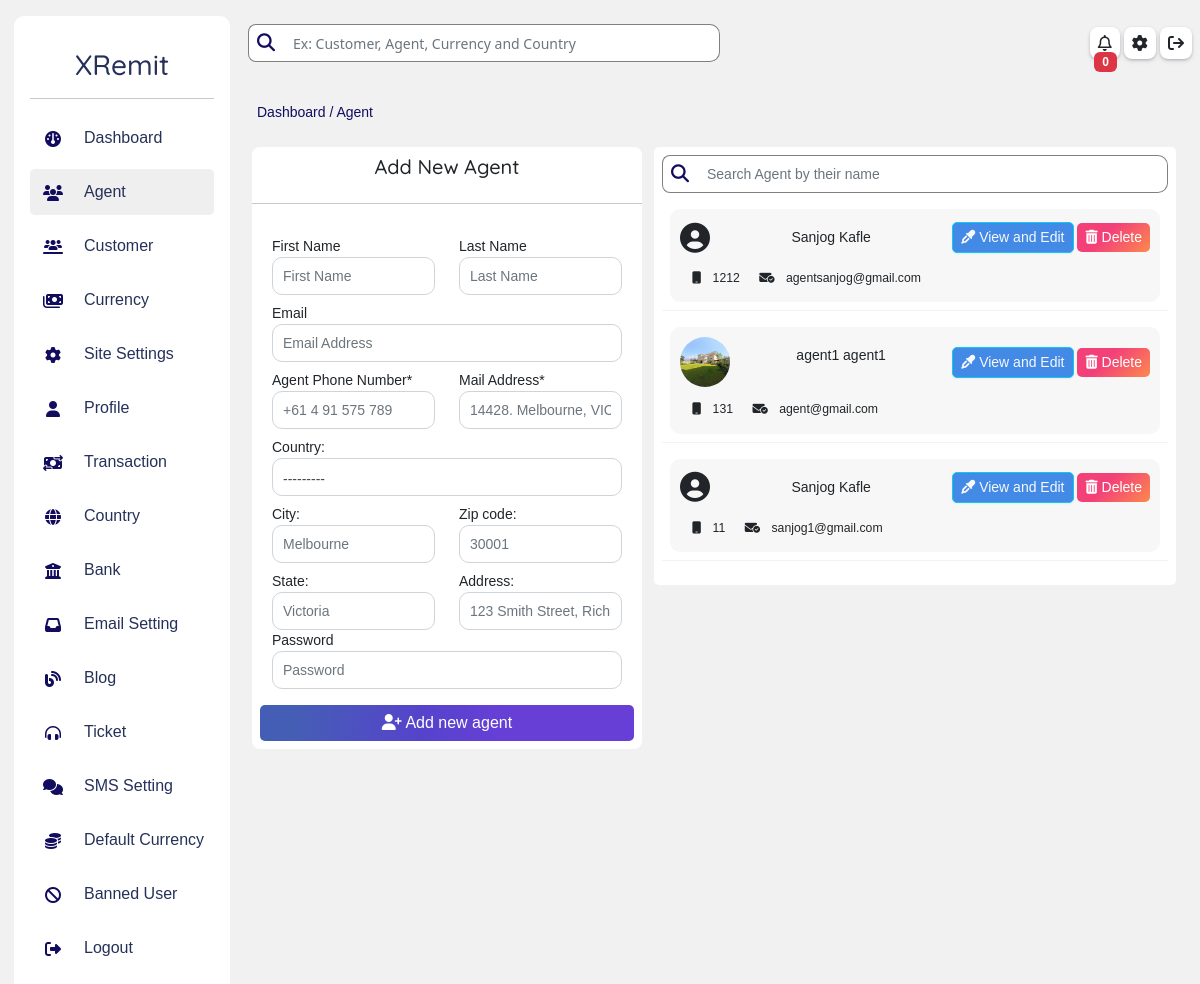
/owner/agent-data, run on the app's committed database.
### homepage/models.py (models this page shows, shortened)
class CustomUser(AbstractUser):
    user_type_data = (("owner", "owner"), ("agent", 'agent'), ("customer", 'customer'))
    user_type = models.CharField(default = "owner", choices = user_type_data, max_length = 20)
    email = models.EmailField(unique = True)

class Agent(models.Model):
    admin = models.OneToOneField(CustomUser, related_name ="agent", on_delete=models.CASCADE, null = True, blank = True)
    mail_address = models.CharField(max_length=100, null = True, blank = True)
    state = models.CharField(max_length=100, null = True, blank = True)
    zip_code = models.IntegerField(null = True, blank = True)
    city = models.CharField(max_length=100, null = True, blank = True)
    country = models.ForeignKey(Country, related_name='agent_country', on_delete=models.CASCADE, null = True, blank= True)
    address = models.CharField(max_length = 200, null = True, blank = True)
    created_at = models.DateTimeField(auto_now_add= True)
    profil_pic = models.ImageField(upload_to ="profile_pic/agent/", null = True, blank = True)
    number = models.BigIntegerField(null = True, blank = True)
    updated_at = models.DateTimeField(auto_now=True)
    added_by = models.ForeignKey(CustomUser, null=True, blank = True, related_name = 'agent_adder', on_delete = models.CASCADE)
    objects = models.Manager()

### owner/views.py (the view, shortened to what this page needs)
# urls.py: path('agent-data', views.AgentView, name = "agent"),
def AgentView(request):
    template_name = 'owner/agent.html'
    dist = {
            'agent_form':AgentForm(),
            'form_head': "Add new agent",
            'button':"Add new agent",
            'agent': CustomUser.objects.filter(user_type = "agent").order_by('-id')
        }
    noti = notification()
    dist.update(noti)
    return render(request, template_name,dist)

### homepage/forms.py
class AgentForm(forms.ModelForm):
    class Meta:
        model = Agent
        fields = ('__all__')
        widgets = {
            'number': forms.NumberInput(attrs={'class':'form-control', 'placeholder':'+61 4 91 575 789'}),
            'mail_address': forms.TextInput(attrs={'class':'form-control', 'placeholder':'14428. Melbourne, VIC 8001'}),
            'state': forms.TextInput(attrs={'class':'form-control', 'placeholder':'Victoria'}),
            'zip_code' : forms.NumberInput(attrs={'class':'form-control', 'placeholder':'30001'}),
            'city' : forms.TextInput(attrs={'class':'form-control', 'placeholder':'Melbourne'}),
            'country' : forms.Select(attrs={'class':'form-control', 'placeholder':'Australia'}),
            'address' : forms.TextInput(attrs={'class':'form-control', 'placeholder':'123 Smith Street, Richmond, Victoria'}),
            'profil_pic' : forms.FileInput(attrs={'class':'form-control', 'placeholder':'Profile Picture'}),
        }

### homepage/models.py (called while the page is built)
    def __str__(self):
        return self.name

### owner/views.py (called while the page is built)
def notification():
   noti = AdminNotification.objects.filter(seen= False)
   count = noti.count()
   li = {
       'noti':noti,
       'noti_count':count
   }
   return li

### template/owner/agent.html (shortened to what this page needs)
{% extends 'owner/dashboard.html' %}
{% load static %}
{% block inside %}
<div class="row p-0 m-0 mt-3">
    <div>
      <div class="topBox mt-3 p-2">
        <small>This is Agent details page where you can addd-update-delete Agent/small>
      </div>
    </div>
    <div class="mt-3 mb-3">
      <span class="breadcum">
        <a href="{%url 'owner:dashboard'%}">
            Dashboard
        </a>/
            Agent
      </span>
    </div>
    <div class="row p-0 m-0 mt-3">
        <div class="col-lg-5 col-12 m-0 p-0 mt-2">
            <div id="login-card" class="p-0 m-0">
                <h5 class="m-0 p-2 text-capitalize text-center">{{form_head}}</h5>
                <hr>
                <form class="p-2" action="" method="post">
                    <div class="row p-0 m-0">
                        <div class="col-6 mt-2">
                            <label for="first_name">First Name</label>
                            <input type="text" name="first_name" id="" required class="form-control" placeholder="First Name">
                        </div>
                        <div class="col-6 mt-2">
                            <label for="last_name">Last Name</label>
                            <input type="text" name="last_name" id="" required class="form-control" placeholder="Last Name">
                        </div>
                        <div class="col-12 mt-2">
                            <label for="email">Email</label>
                            <input type="email" name="email" id="" required class="form-control" placeholder="Email Address">
                        </div>
                        <div class="col-6 mt-2">
                            <label for="email">
                                Agent Phone Number*
                            </label>
                            {{agent_form.number}}
                        </div>
                        <div class="col-6 mt-2">
                            <label for="email">
                                Mail Address*
                            </label>
                            {{agent_form.mail_address}}
                        </div>
                        <div class="col-12 mt-2">
                            <label for="email">{{agent_form.country.label_tag}}</label>
                            {{agent_form.country}}
                        </div>
                        <div class="col-6 mt-2">
                            <label for="email">{{agent_form.city.label_tag}}</label>
                            {{agent_form.city}}
                        </div>
                        <div class="col-6 mt-2">
                            <label for="email">{{agent_form.zip_code.label_tag}}</label>
                            {{agent_form.zip_code}}
                        </div>
                        <div class="col-6 mt-2">
                            <label for="email">{{agent_form.state.label_tag}}</label>
                            {{agent_form.state}}
                        </div>
                        <div class="col-6 mt-2">
                            <label for="email">{{agent_form.address.label_tag}}</label>
                            {{agent_form.address}}
                        </div>
                        <div class="col-12">
                            <label for="password">Password</label>
                            <input type="password" name="password" id="" required class="form-control" placeholder="Password">
                        </div>
                        <button class="btn btn-primary mt-3" type="submit">
                            <i class="fa fa-user-plus"></i>  {{button}}
                        </button>
                    </div>
                </form>
            </div>
        </div>
        <div class="col-lg-7 col-12 mt-2">
            <div class="p-2 card">
                <div class=" login-flex d-flex my-auto" style="width: 100%;">
                    <i class="fa fa-magnifying-glass my-auto p-2"></i>
                    <input type="text" name="search"  id="search" onkeyup="SearchName()" class="form-control"  placeholder="Search Agent by their name" required id="">
                   </div>
                <table class="table border-1 " id="myTable">
                    <tbody>
                        {% for i in agent  %}
                            <tr>
                                <td>
                                    <div class="item-list-div mt-2 p-1">
                                        <div class="d-flex justify-content-between">
                                            {% if i.agent.profil_pic %}
                                                <img class="my-auto" src="{{i.agent.profil_pic.url}}" alt="" style="height: 50px; width: 50px; border-radius: 50%;">
                                            {%else%}
                                                <i class="fa fa-user-circle my-auto" style="font-size: 30px;">
                                                </i>
                                            {% endif %}
                                            <p class="m-0 p-2">
                                                {{i.get_full_name}}
                                            </p>
                                            <div class="my-auto">
                                                <a href="{%url 'owner:agentProfile' i.id%}">
                                                    <button class="btn btn-sm btn-info text-white">
                                                        <span class="text-light">
                                                            <i class="fa fa-eye-dropper"></i>
                                                            View and Edit
                                                        </span>
                                                    </button>
                                                </a>
                                                <button class="btn btn-sm btn-danger" data-bs-toggle="modal" data-bs-target="#exampleModal{{i.id}}">
                                                    <i class="fa fa-trash-alt"></i>
                                                    Delete
                                                </button>
                                            </div>
                                        </div>
                                        <div class="mt-2">
                                            <small class="p-1">
                                                <i class="fa fa-mobile p-2"></i>
                                                {{i.agent.number}}
                                            </small>
                                            <small class="p-1">
                                                <i class="fa fa-envelope-circle-check p-2"></i>
                                                {{i.email}}
                                            </small>
                                        </div>
                                    </div>
                                </td>
                            </tr>
                        {% endfor %}
                    </tbody>
                </table>
            </div>
        </div>
    </div>
</div>
{% endblock inside %}

### static/css/style.css (style rules this page uses)
.btn-primary { background-image: linear-gradient(92.88deg, #455EB5 9.16%, #5643CC 43.89%, #673FD7 64.72%); border-radius: 5px; border-style: none; color: #FFFFFF; cursor: pointer; font-weight: 500; text-align: center; transition: all .5s; }
.btn-danger { align-items: center; background-image: linear-gradient(135deg, #f34079 40%, #fc894d); border: 0; border-radius: 5px; box-sizing: border-box; color: #fff; cursor: pointer; }
.btn-info { background-color: #4389e6; border-radius: 5px; box-sizing: border-box; color: #111827; text-align: center; text-decoration-thickness: auto; box-shadow: 0 1px 2px 0 rgba(0, 0, 0, 0.05); cursor: pointer; user-select: none; -webkit-user-select: none; touch-action: manipulation; }
.form-control { color: rgb(73, 73, 73); font-size: 14px; height: 38px; padding: 10px; border-radius: 10px; }
.card { border-radius: 5px; border: none!important; }
small, span, p { font-family: 'Alegreya Sans SC', sans-serif; }
h1, h2, h3, h4, h5, h6 { font-family: 'Quicksand', sans-serif; }
body { background-color: #f1f1f1; }
a { text-decoration: none; color: inherit; }
#login-card { background-color: rgb(255, 255, 255); border-radius: 8px; }
.login-flex i { background-color: white; font-size: 18px; height: 38px; border-left: 1px solid grey; border-top: 1px solid grey; border-bottom: 1px solid grey; color: #110c5e; border-top-left-radius: 8px; border-bottom-left-radius: 8px; box-shadow: rgb(rgb(1rgb(169, 169, 169)84, 184), rgb(141rgb(92, 92, 92)1, 141), #1e1780); }
.breadcum { padding: 5px; font-weight:300; background-color: rgb(241, 241, 241); color: #110c5e; border-radius: 5px; box-shadow: rgba(50, 50, 93, 0.25) 0px 50px 100px -20px, rgba(0, 0, 0, 0.3) 0px 30px 60px -30px; }
.topBox { background-color: white; border-radius: 5px; display: none; }
.item-list-div { background-color: #f7f7f7; padding: 10px!important; border-radius: 10px; }
#search { border: none; border-right: 1px solid grey; border-top: 1px solid grey; border-bottom: 1px solid grey; border-bottom-left-radius: 0px; border-top-left-radius: 0px; }
#myTable { outline: none!important; border-color: #f3f3f3; }

### data on the page
CustomUser: get_full_name "Sanjog Kafle", agent.number "1212", email "agentsanjog@gmail.com"
CustomUser: agent.profil_pic (picture), get_full_name "agent1 agent1", agent.number "131", email "agent@gmail.com"
CustomUser: get_full_name "Sanjog Kafle", agent.number "11", email "sanjog1@gmail.com"

### other printed values
{{ noti_count }} "0"
{{ agent_form.country.label_tag }} "Country:"
{{ agent_form.city.label_tag }} "City:"
{{ agent_form.zip_code.label_tag }} "Zip code:"
{{ agent_form.state.label_tag }} "State:"
{{ agent_form.address.label_tag }} "Address:"
{{ button }} "Add new agent"
